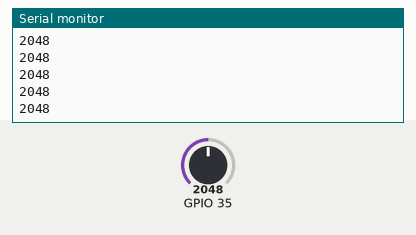
Simulated run of this sketch. Board: ESP32. Shown: the last lines printed to the serial monitor. The test bench sets the inputs (shaded band); at power-on: GPIO 35 = 2048.

Above: at 1.2 s.
1.3 s: GPIO 35 set to 2866
At 1.31 s:
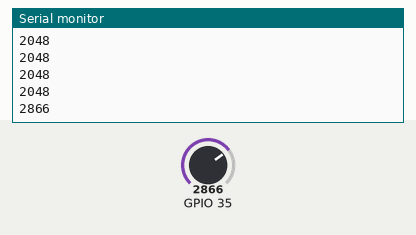
2.8 s: GPIO 35 set to 3603
At 2.81 s:
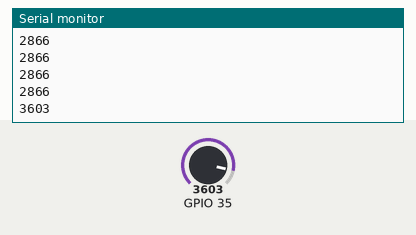
Timing chart, 0 to 5.8 s (numbered marks = the images above; inputs shaded):
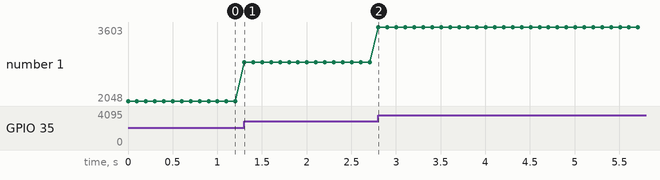

Measured:
- after the input at 1.3 s, the serial monitor: prints a new line at once (image 1)
- after the input at 2.8 s, the serial monitor: prints a new line at once (image 2)
- plotted number 1: 2048 → 2866 after the input at 1.3 s, 2866 → 3603 after the input at 2.8 s

The sketch:

h2.ino
```cpp
///Arduino Sample Code
void setup()
{
  Serial.begin(115200); //Set serial baud rate to 9600 bps
}
void loop(){
int val;
val=analogRead(35);//Read Gas value from analog 0
Serial.println(val,DEC);//Print the value to serial port
delay(100);
}
```
